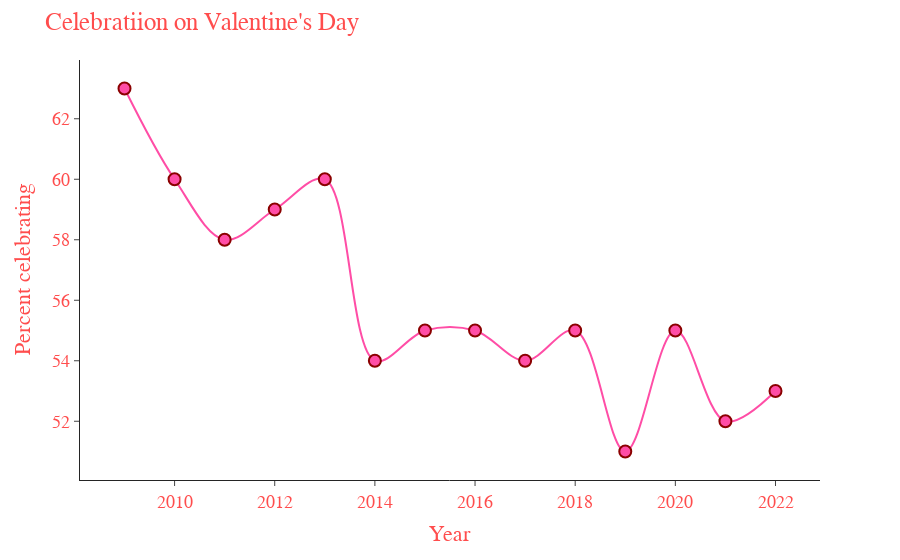

The notebook cell saved with this chart:
### Code cell
fig = px.line(hspc, x="Year", y="Percent celebrating", markers=True, line_shape='spline')

fig.update_layout(
    title="Celebratiion on Valentine's Day",
    font=dict(
        family=font_family,
        size=18,
        color="#ff4d4d",
    )
)

fig.update_traces(line_color="#ff4da6",
                  selector=dict(type='scatter'),
                  marker=dict(size=12,
                              line=dict(width=2,
                                        color='darkred')),
                 )

fig.update_yaxes(type="linear")

fig.show()

### Figure 1 — Plotly figure (JSON) as saved in the notebook; plotly's stock layout.template omitted (floating-point values rounded to 4 significant figures)
{"data": [{"hovertemplate": "Year=%{x}<br>Percent celebrating=%{y}<extra></extra>", "legendgroup": "", "line": {"color": "#ff4da6", "dash": "solid", "shape": "spline"}, "marker": {"line": {"color": "darkred", "width": 2}, "size": 12, "symbol": "circle"}, "mode": "markers+lines", "name": "", "orientation": "v", "showlegend": false, "type": "scatter", "x": [2009, 2010, 2011, 2012, 2013, 2014, 2015, 2016, 2017, 2018, 2019, 2020, 2021, 2022], "xaxis": "x", "y": [63, 60, 58, 59, 60, 54, 55, 55, 54, 55, 51, 55, 52, 53], "yaxis": "y"}], "layout": {"font": {"color": "#ff4d4d", "family": "Verdana", "size": 18}, "legend": {"tracegroupgap": 0}, "margin": {"t": 60}, "title": {"text": "Celebratiion on Valentine's Day"}, "xaxis": {"anchor": "y", "domain": [0, 1], "title": {"text": "Year"}}, "yaxis": {"anchor": "x", "domain": [0, 1], "title": {"text": "Percent celebrating"}, "type": "linear"}}}
